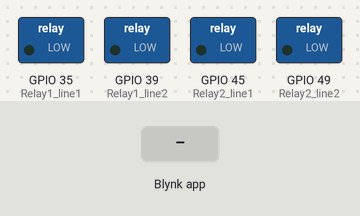
The sketch below on a simulated ESP32. Shown: switched loads named in the sketch (green lamp = pin HIGH). Inputs (shaded band) come from the test bench. WiFi joins after 1.5 s; servers stay silent unless stated; what the sketch prints to the serial monitor is not drawn.

Above: at 6.0 s.
6.1 s: Blynk app writes 1 to V0
At 6.6 s:
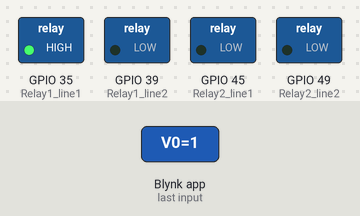
7.6 s: Blynk app writes 1 to V1
At 8.8 s:
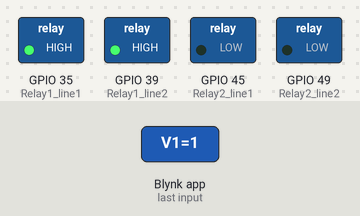
9.1 s: Blynk app writes 0 to V0
At 10.0 s:
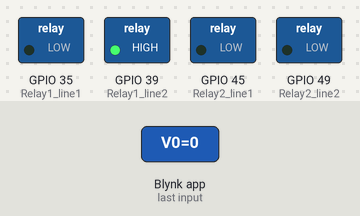
10.6 s: Blynk app writes 1 to V2
At 11.2 s:
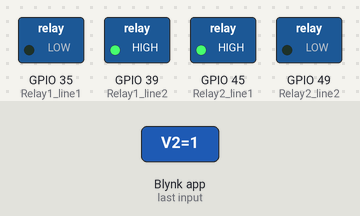
12.1 s: Blynk app writes 200 to V0
At 13.3 s:
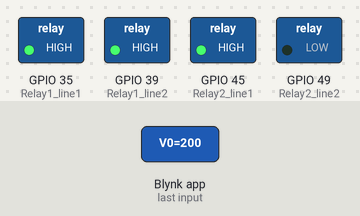
13.6 s: Blynk app writes 0 to V1
At 14.6 s:
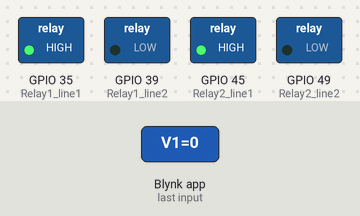
Timing chart, 0 to 16.1 s (numbered marks = the images above; inputs shaded):
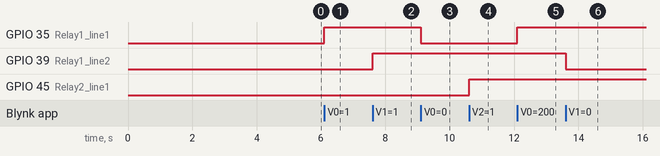

Measured:
- after the input at 6.1 s, GPIO 35 (Relay1_line1): LOW → HIGH at once
- after the input at 7.6 s, GPIO 39 (Relay1_line2): LOW → HIGH at once
- after the input at 9.1 s, GPIO 35 (Relay1_line1): HIGH → LOW at once
- after the input at 10.6 s, GPIO 45 (Relay2_line1): LOW → HIGH at once
- after the input at 12.1 s, GPIO 35 (Relay1_line1): LOW → HIGH at once
- after the input at 13.6 s, GPIO 39 (Relay1_line2): HIGH → LOW at once

The sketch:

ApexRacing.ino
```cpp
// (licence header left out)
/* Comment this out to disable prints and save space */
#define BLYNK_PRINT Serial

/* Fill in information from Blynk Device Info here */
#define BLYNK_TEMPLATE_ID "TMPL3IU31GKPy"
#define BLYNK_TEMPLATE_NAME "SIM800L"
#define BLYNK_AUTH_TOKEN "WiukljEq7O5epb5TMgUZHKUGahqNmuaU"


#define TINY_GSM_MODEM_SIM800

const int Relay1_line1 = 35;
const int Relay1_line2 = 39;
const int Relay2_line1 = 45;
const int Relay2_line2 = 49;


// Default heartbeat interval for GSM is 60
// If you want override this value, uncomment and set this option:
//#define BLYNK_HEARTBEAT 30

#include <TinyGsmClient.h>
#include <BlynkSimpleTinyGSM.h>

// Your GPRS credentials
// Leave empty, if missing user or pass
char apn[]  = "airtelgprs.com";
char user[] = "";
char pass[] = "";

// Hardware Serial on Mega, Leonardo, Micro
#define SerialAT Serial1

// or Software Serial on Uno, Nano
// #include <SoftwareSerial.h>
// SoftwareSerial SerialAT(2, 3); // RX, TX

TinyGsm modem(SerialAT);

BLYNK_CONNECTED(){
  Blynk.syncVirtual(V0, V1, V2, V3);
}

BLYNK_WRITE(V0){
  digitalWrite(Relay1_line1, param.asInt());
}

BLYNK_WRITE(V1){
  digitalWrite(Relay1_line2, param.asInt());
}

BLYNK_WRITE(V2){
  digitalWrite(Relay2_line1, param.asInt());
}

BLYNK_WRITE(V3){
  digitalWrite(Relay2_line2, param.asInt());
}

void setup()
{
  // Debug console
  Serial.begin(9600);
  pinMode(Relay1_line1, OUTPUT);
  pinMode(Relay1_line2, OUTPUT);
  pinMode(Relay2_line1, OUTPUT);
  pinMode(Relay2_line2, OUTPUT);

  delay(10);

  // Set GSM module baud rate
  SerialAT.begin(9600);
  delay(3000);

  // Restart takes quite some time
  // To skip it, call init() instead of restart()
  Serial.println("Initializing modem...");
  modem.restart();

  // Unlock your SIM card with a PIN
  //modem.simUnlock("1234");

  Blynk.begin(BLYNK_AUTH_TOKEN, modem, apn, user, pass);
}

void loop()
{
  Blynk.run();
}
```
